Frame 1 (no input): blank canvas, image omitted
Frame 60 (the mouse pressed at the canvas centre just before this capture): blank canvas, image omitted
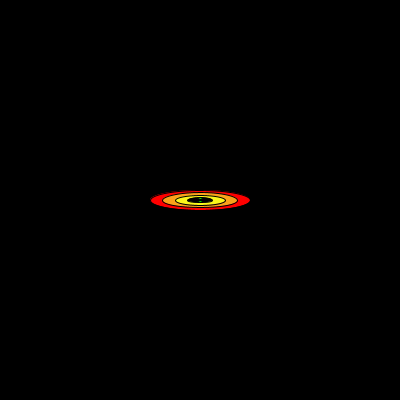
Frame 120 (the mouse held since frame 60 and released just before this capture)

The Processing sketch whose frames 1 and 60 were blank and that drew this single picture after the mouse press (run headless with seeded random() and noise(); from frame 60 on, the mouse is pressed at the canvas centre):

// Processing sketch: processing_153543
// ── processing_153543.pde

//Jeff Conway, jconway@andrew.cmu.edu
//Copyright 2014

void setup(){
  size(400, 400);
  rectMode(CENTER);
}

void draw(){
  background(0, 0, 0);
  fill(0, 0, 0);
  rect(mouseX, mouseY, (mouseX*mouseY)*0.0025+20, (mouseX+mouseY)*0.05+20);

  fill(255, 0, 0);
  ellipse(mouseX, mouseY, (mouseX*mouseY)*0.0025, (mouseX+mouseY)*0.05);

  fill(250, 162, 27);
  ellipse(mouseX, mouseY, 0.75*(mouseX*mouseY)*0.0025, 0.75*(mouseX+mouseY)*0.05);

  fill(250, 247, 27);
  ellipse(mouseX, mouseY, 0.5*(mouseX*mouseY)*0.0025, 0.5*(mouseX+mouseY)*0.05);

  fill(0, 0, 0);
  ellipse(mouseX, mouseY, 0.25*(mouseX*mouseY)*0.0025, 0.25*(mouseX+mouseY)*0.05);

  fill(0, 255, 0);
  triangle(mouseX-(mouseX*mouseY)*0.0025*0.05, mouseY-(mouseX+mouseY)*0.05*0.01, mouseX + (mouseX*mouseY)*0.0025*0.05, mouseY-(mouseX+mouseY)*0.05*0.01, mouseX,mouseY-(mouseX+mouseY)*0.05*0.12);

  fill(0, 255, 0);
  triangle(mouseX-(mouseX*mouseY)*0.0025*0.05, mouseY+(mouseX+mouseY)*0.05*0.01, mouseX + (mouseX*mouseY)*0.0025*0.05, mouseY+(mouseX+mouseY)*0.05*0.01, mouseX,mouseY+(mouseX+mouseY)*0.05*0.12);
}
